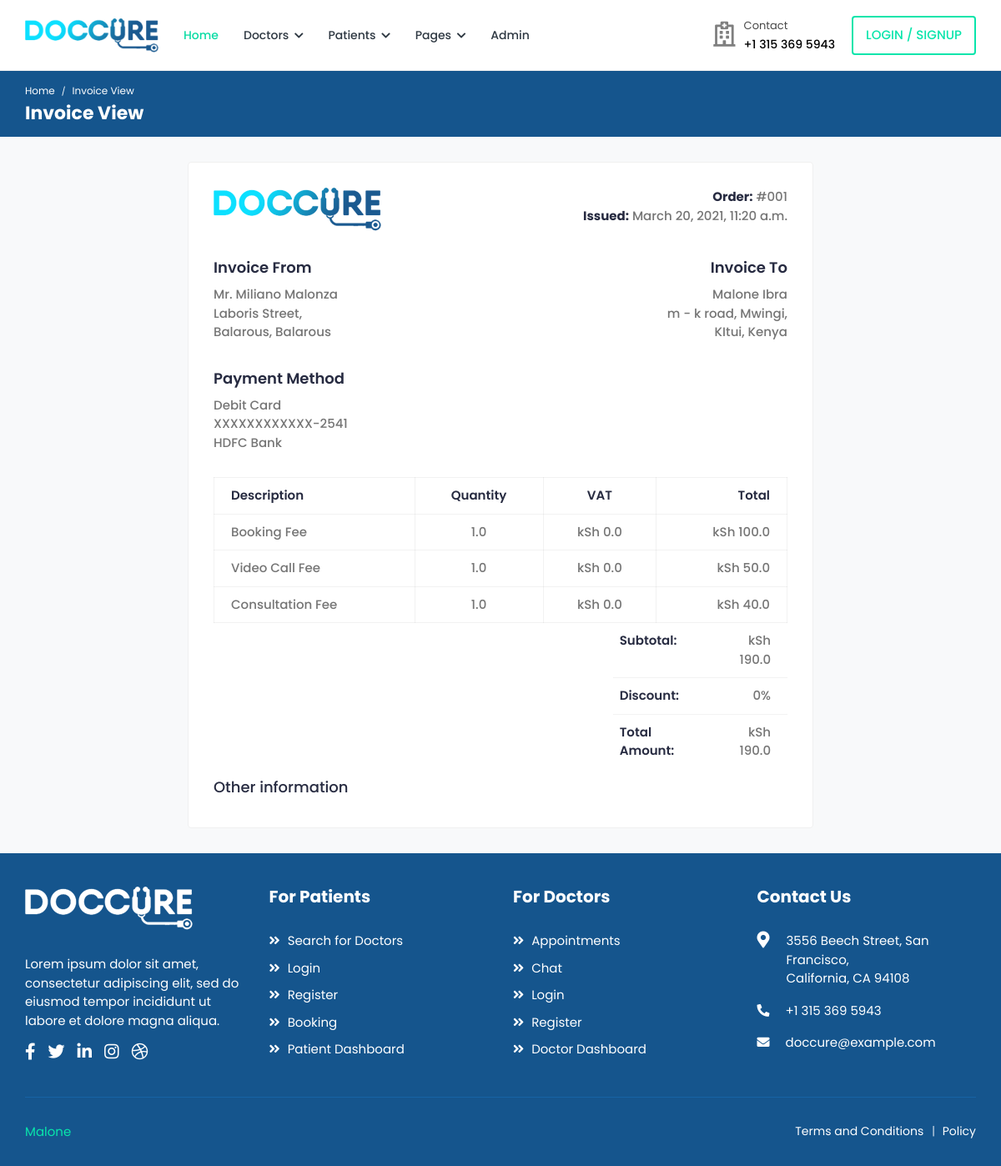
Screenshot of /patients/invoice-view/2021-03-20-1120455482980000/1/ (signed in) with the database file from the repository.
### patients/models.py (models this page shows, shortened)
class Invoice(models.Model):
	patient = models.ForeignKey(Patient, on_delete=models.CASCADE)
	doctor = models.ForeignKey(Doctor, on_delete=models.CASCADE)
	total_amount = models.FloatField('Total Amount', default=0.00)
	date_paid = models.DateTimeField('Paid On', auto_now_add=True)

class Patient(models.Model):
	user = models.OneToOneField(User, on_delete=models.CASCADE)
	image = models.ImageField('Profile Image', upload_to='Image/Patient/Profile/',
		max_length=500, default='dummy.png')
	first_name = models.CharField('First Name', max_length=50)
	second_name = models.CharField('Second Name', max_length=50)
	d_o_b = models.DateField('Date Of Birth')
	gender = models.CharField('Gender', max_length=10)
	email = models.CharField('Email', max_length=50)
	phone_no = models.CharField('Phone Number', max_length=20)
	blood_group = models.CharField('Blood Group', max_length=5)
	country = models.CharField('Country', max_length=50)
	county = models.CharField('County', max_length=50)
	town = models.CharField('Town', max_length=50)
	street_lane = models.CharField('Street/Lane', max_length=50)

class Bill(models.Model):
	invoice = models.ForeignKey(Invoice, on_delete=models.CASCADE, blank=True)
	appointment = models.ForeignKey(Appointment, on_delete=models.CASCADE, blank=True)
	description = models.CharField('Name', max_length=50)
	quantity = models.FloatField('Prescription Days', default=1.0)
	vat = models.FloatField('V.A.T', default=0.0)
	amount = models.FloatField('Amount', default=0.00)
	paid = models.BooleanField('Paid', default=False)

### doctors/models.py (models this page shows, shortened)
class Doctor(models.Model):
	user = models.OneToOneField(User, on_delete=models.CASCADE)
	image = models.ImageField('Profile Image', upload_to='Image/Doctors',
		max_length=500, default='dummy.png')
	first_name = models.CharField('First Name', max_length=50)
	second_name =  models.CharField('Second Name', max_length=50)
	title = models.CharField('Title', max_length=200, default='Dr.')
	phone_no = models.CharField('Phone Number', max_length=50)
	email = models.EmailField('Email', max_length=250)
	gender = models.CharField('Gender', max_length=10)
	d_o_b = models.DateField('Date of Birth', blank=True)
	biography = models.CharField('Biography', max_length=1000, blank=True)
	address_line1 = models.CharField('Address Line 1', max_length=200, blank=True)
	address_line2 = models.CharField('Address Line 2', max_length=200, blank=True)
	country = models.CharField('Country', max_length=100, blank=True)
	county = models.CharField('County', max_length=100, blank=True)
	town = models.CharField('Town', max_length=100, blank=True)
	pricing =  models.FloatField('Amount', default=0.00)
	services = models.CharField('Services', max_length=1000, blank=True)
	specialization = models.CharField('Specialization', max_length=1000, blank=True)
	clinic = models.CharField('Clinic', max_length=100, blank=True)
	clinic_address = models.CharField('Clinic Address', max_length=100, blank=True)
	speciality = models.OneToOneField(Speciality, on_delete=models.CASCADE)
	''' user, image, first_name, second_name, title, phone_no, email, gender, d_o_b, biography,
	address_line1, address_line2, country, county, town, pricing, services, specialization, clinic,
	clinic_address, speciality'''
	def full_name(self):
		return self.title + " " + self.first_name + " " + self.second_name

### patients/views.py (the view)
# urls.py: path('invoice-view/<slug:slug>/<int:invoice_id>/', views.invoice_view, name='invoice-view'),
def invoice_view(request, slug, invoice_id):
	inv_id = int(invoice_id)
	invoice = Invoice.objects.get(id=inv_id)
	bills = Bill.objects.filter(invoice=invoice.id)
	profile = Patient.objects.get(user = request.user.id)
	return render(request, 'patients/invoice-view.html', {'invoice': invoice, 'bills': bills,
		'profile': profile})

### patients/templates/patients/invoice-view.html (shortened to what this page needs)
{% extends "cas/base.html" %}
{% load static %}
{% block content %}
	<div class="breadcrumb-bar">
		<div class="container-fluid">
			<div class="row align-items-center">
				<div class="col-md-12 col-12">
					<nav aria-label="breadcrumb" class="page-breadcrumb">
						<ol class="breadcrumb">
							<li class="breadcrumb-item"><a href="{% url 'index' %}">Home</a></li>
							<li class="breadcrumb-item active" aria-current="page">Invoice View</li>
						</ol>
					</nav>
					<h2 class="breadcrumb-title">Invoice View</h2>
				</div>
			</div>
		</div>
	</div>
	<div class="content">
		<div class="container-fluid">
			<div class="row">
				<div class="col-lg-8 offset-lg-2">
					<div class="invoice-content">
						<div class="invoice-item">
							<div class="row">
								<div class="col-md-6">
									<div class="invoice-logo">
										<img src="assets/img/logo.png" alt="logo">
									</div>
								</div>
								<div class="col-md-6">
									<p class="invoice-details">
										<strong>Order:</strong> #00{{invoice.id}} <br>
										<strong>Issued:</strong> {{invoice.date_paid}}
									</p>
								</div>
							</div>
						</div>
						<div class="invoice-item">
							<div class="row">
								<div class="col-md-6">
									<div class="invoice-info">
										<strong class="customer-text">Invoice From</strong>
										<p class="invoice-details invoice-details-two">
											{{invoice.doctor.full_name}} <br>
											{{invoice.doctor.clinic_address}},<br>
											{{invoice.doctor.county}}, {{invoice.doctor.country}} <br>
										</p>
									</div>
								</div>
								<div class="col-md-6">
									<div class="invoice-info invoice-info2">
										<strong class="customer-text">Invoice To</strong>
										<p class="invoice-details">
											{{invoice.patient.first_name}} {{invoice.patient.second_name}} <br>
											{{invoice.patient.street_lane}}, {{invoice.patient.town}}, <br>
											{{invoice.patient.county}}, {{invoice.patient.country}} <br>
										</p>
									</div>
								</div>
							</div>
						</div>
						<div class="invoice-item">
							<div class="row">
								<div class="col-md-12">
									<div class="invoice-info">
										<strong class="customer-text">Payment Method</strong>
										<p class="invoice-details invoice-details-two">
											Debit Card <br>
											XXXXXXXXXXXX-2541 <br>
											HDFC Bank<br>
										</p>
									</div>
								</div>
							</div>
						</div>
						<div class="invoice-item invoice-table-wrap">
							<div class="row">
								<div class="col-md-12">
									<div class="table-responsive">
										<table class="invoice-table table table-bordered">
											<thead>
												<tr>
													<th>Description</th>
													<th class="text-center">Quantity</th>
													<th class="text-center">VAT</th>
													<th class="text-right">Total</th>
												</tr>
											</thead>
											<tbody>
											{% for bill in bills %}
												<tr>
													<td>{{bill.description}}</td>
													<td class="text-center">{{bill.quantity}}</td>
													<td class="text-center">kSh {{bill.vat}}</td>
													<td class="text-right">kSh {{bill.amount}}</td>
												</tr>
											{% endfor %}
											</tbody>
										</table>
									</div>
								</div>
								<div class="col-md-6 col-xl-4 ml-auto">
									<div class="table-responsive">
										<table class="invoice-table-two table">
											<tbody>
											<tr>
												<th>Subtotal:</th>
												<td><span>kSh {{invoice.total_amount}} </span></td>
											</tr>
											<tr>
												<th>Discount:</th>
												<td><span>0%</span></td>
											</tr>
											<tr>
												<th>Total Amount:</th>
												<td><span>kSh {{invoice.total_amount}}</span></td>
											</tr>
											</tbody>
										</table>
									</div>
								</div>
							</div>
						</div>
						<div class="other-info">
							<h4>Other information</h4>
						</div>
					</div>
				</div>
			</div>
		</div>
	</div>
{% endblock %}

### rows the page displays
Invoice: id "1", date_paid "March 20, 2021, 11:20 a.m.", doctor.full_name "Mr. Miliano Malonza", doctor.clinic_address "Laboris Street", doctor.county "Balarous", doctor.country "Balarous", patient.first_name "Malone", patient.second_name "Ibra", patient.street_lane "m - k road", patient.town "Mwingi", patient.county "KItui", patient.country "Kenya", total_amount "190.0"
Bill: description "Booking Fee", quantity "1.0", vat "0.0", amount "100.0"
Bill: description "Video Call Fee", quantity "1.0", vat "0.0", amount "50.0"
Bill: description "Consultation Fee", quantity "1.0", vat "0.0", amount "40.0"
